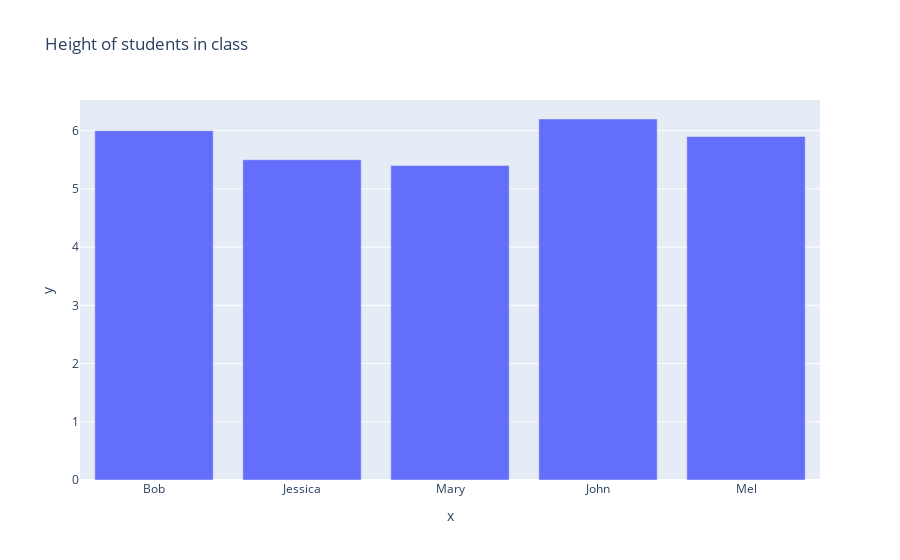

Notebook source saved alongside this figure:
### Markdown cell above
# Bar Plot

### Code cell
names=['Bob', 'Jessica', 'Mary', 'John', 'Mel']
height=[6.0, 5.5, 5.4, 6.2, 5.9]

#import library
import plotly.express as px

# create a plot(line chart)
px.bar(x=names, y=height, title='Height of students in class')

### Figure 1 — Plotly figure (JSON) as saved in the notebook; plotly's stock layout.template omitted (floating-point values rounded to 4 significant figures)
{"data": [{"hovertemplate": "x=%{x}<br>y=%{y}<extra></extra>", "legendgroup": "", "marker": {"color": "#636efa", "pattern": {"shape": ""}}, "name": "", "orientation": "v", "showlegend": false, "textposition": "auto", "type": "bar", "x": ["Bob", "Jessica", "Mary", "John", "Mel"], "xaxis": "x", "y": [6.0, 5.5, 5.4, 6.2, 5.9], "yaxis": "y"}], "layout": {"barmode": "relative", "legend": {"tracegroupgap": 0}, "title": {"text": "Height of students in class"}, "xaxis": {"anchor": "y", "domain": [0, 1], "title": {"text": "x"}}, "yaxis": {"anchor": "x", "domain": [0, 1], "title": {"text": "y"}}}}
